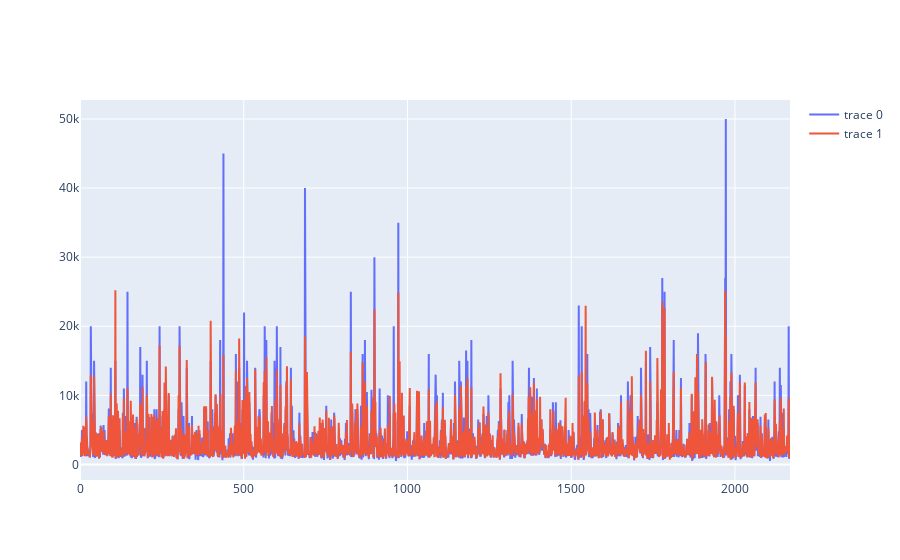

The cell this chart's notebook holds for it:
### Code cell
fig = go.Figure(data=[go.Scatter(y=y_test.values),
                      go.Scatter(y=final_model_pred)])

fig.show()

### Figure 1 — Plotly figure (JSON) as saved in the notebook; plotly's stock layout.template omitted (floating-point values rounded to 4 significant figures; data arrays with more than 128 entries replaced by an {"elided": "..."} marker saying what was removed)
{"data": [{"type": "scatter", "y": {"elided": "2169 int values"}}, {"type": "scatter", "y": {"elided": "2169 float values"}}], "layout": {}}
